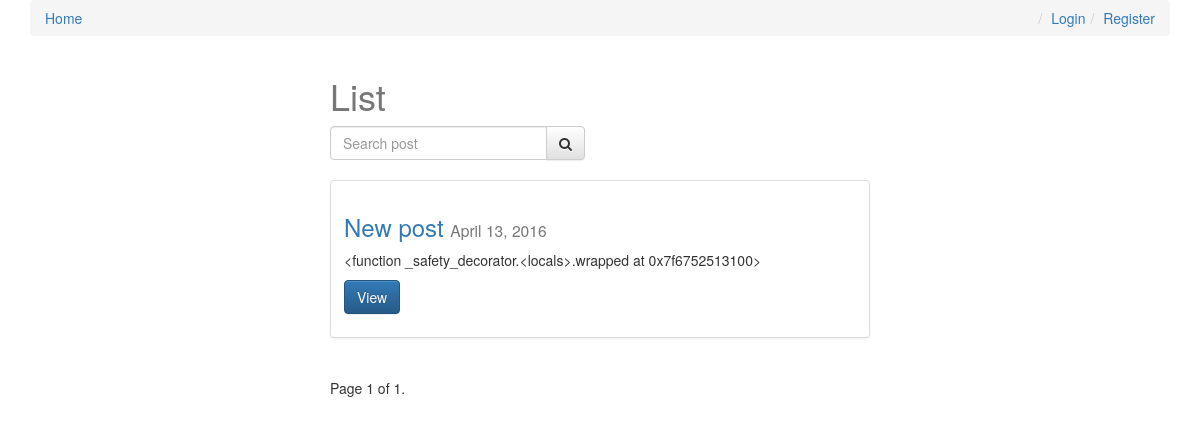
The app's page /, older data.
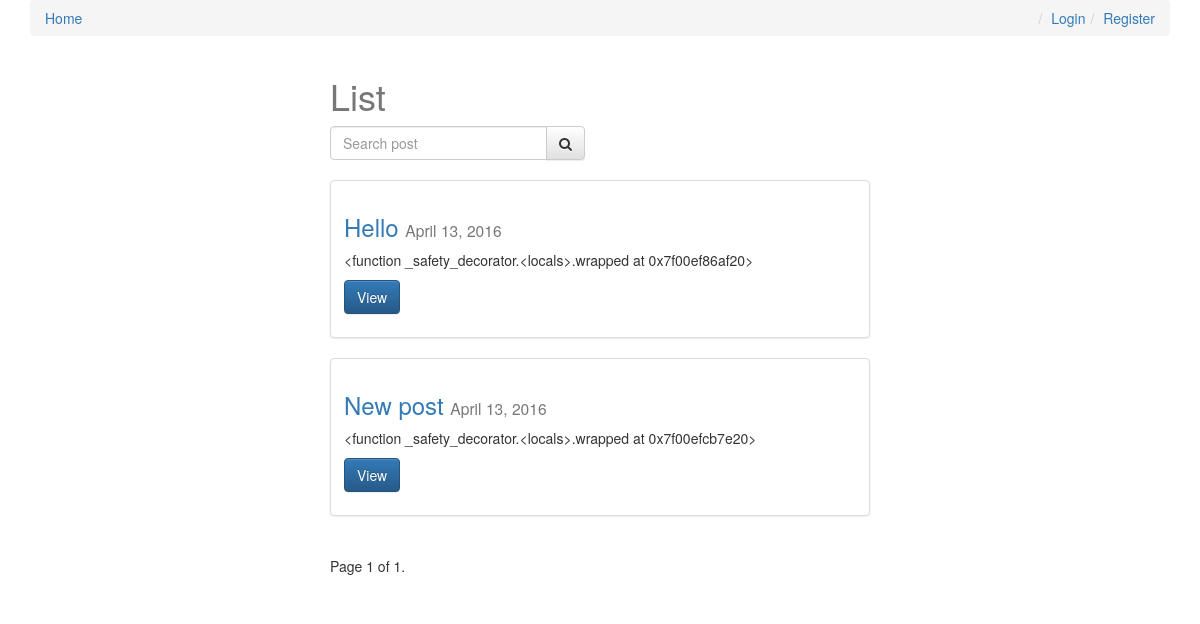
The same page, newer data.
### posts/models.py (models this page shows, shortened)
class Post(models.Model):
    user = models.ForeignKey(settings.AUTH_USER_MODEL, default=1)
    title = models.CharField(max_length=120)
    slug = models.SlugField(unique=True)
    image = models.ImageField(upload_to=upload_location,
                              null=True,
                              blank=True,
                              width_field="width_field",
                              height_field='height_field')
    height_field = models.IntegerField(default=0)
    width_field = models.IntegerField(default=0)
    content = models.TextField()
    draft = models.BooleanField(default=False)
    read_time = models.IntegerField(default=0)  # models.TimeField(null=True, blank=True)
    publish = models.DateField(auto_now=False, auto_now_add=False)
    updated = models.DateTimeField(auto_now=True, auto_now_add=False)
    timestamp = models.DateTimeField(auto_now=False, auto_now_add=True)
    objects = PostManager()
    def get_absolute_url(self):
        return reverse("posts:detail", kwargs={"slug": self.slug})
    class Meta:
        ordering = ["-timestamp", "-updated"]
    def get_markdown(self):
        content = self.content
        markdown_text = markdown(content)
        return mark_safe(markdown_text)

### posts/views.py (the view, shortened to what this page needs)
# urls.py: url(r'^$', post_list, name='list'),
def post_list(request):
    today = timezone.now().date()
    if request.user.is_staff or request.user.is_superuser:
        queryset_list = Post.objects.all()
    else:
        queryset_list = Post.objects.active()
    query = request.GET.get('q')
    paginator = Paginator(queryset_list, 3) # Show 25 contacts per page
    page_request_var = 'page'
    page = request.GET.get(page_request_var)
    try:
        queryset = paginator.page(page)
    except PageNotAnInteger:
        queryset = paginator.page(1)
    except EmptyPage:
        queryset = paginator.page(paginator.num_pages)
    context = {
        "object_list": queryset,
        "title": "List",
        "page_request_var": page_request_var,
        "today": today,
    }
    return render(request, "post_list.html", context)

### posts/models.py (called while the page is built)
    def active(self, *args, **kwargs):
        return super(PostManager, self).filter(draft=False).filter(publish__lte=timezone.now())

### templates/post_list.html (shortened to what this page needs)
{% extends "base.html" %}
{% block content %}
<div class="col-sm-6 col-sm-offset-3">
<h1> {{ title }}</h1>
<form method="GET" action="" class="row">
    <div class="col-sm-6">
        <div class="input-group">
            <input class="form-control" type="text" name="q" placeholder="Search post" value="{{ request.GET.q }}"/>
            <span class="input-group-btn">
                <button class="btn btn-default" type="submit"><i class="fa fa-search"></i></button>
            </span>
        </div>
    </div>
</form>
<br>
{% for obj in object_list %}
<div class="row">
  <div class="col-sm-12">
    <div class="thumbnail">
      <div class="caption post-detail-item">
        <h3><a href='{{ obj.get_absolute_url }}'>{{ obj.title }}</a> <small>{{ obj.publish }}</small></h3>
        <p class="">{{ obj.get_markdown|truncatewords_html:4 }}<br/></p>
        <p><a href="{{ obj.get_absolute_url }}" class="btn btn-primary" role="button">View</a></p>
      </div>
    </div>
  </div>
  </div>
{% endfor %}
<div class="pagination">
    <span class="step-links">
        <span class="current">
            Page {{ object_list.number }} of {{ object_list.paginator.num_pages }}.
        </span>
    </span>
</div>
    </div>
</div>
{% endblock content %}

Row changes from the older to the newer data that the page shows:
added Post: title "Hello", publish "April 13, 2016", get_markdown "<function _safety_decorator.<locals>.wrapped at 0x7f00ef86af20>"
computed for Post "New post": get_markdown "<function _safety_decorator.<locals>.wrapped at 0x7f6752513100>" → "<function _safety_decorator.<locals>.wrapped at 0x7f00efcb7e20>"
